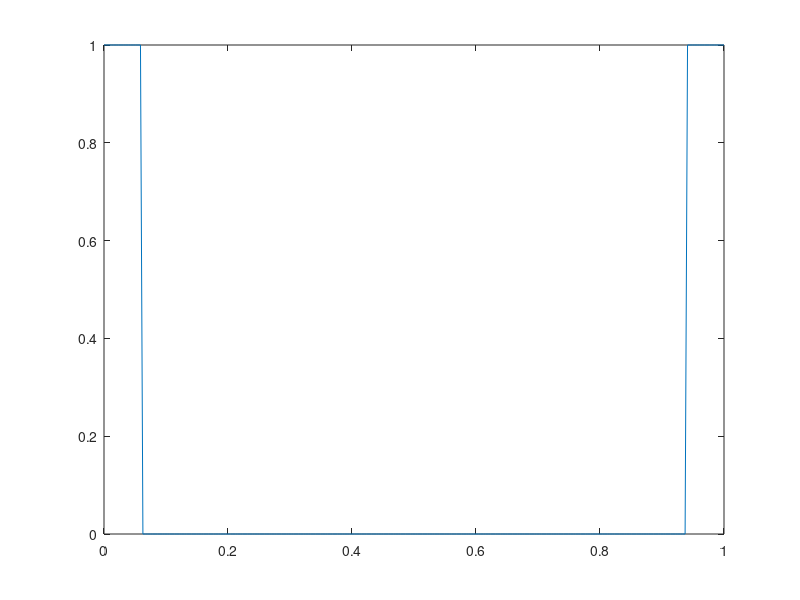
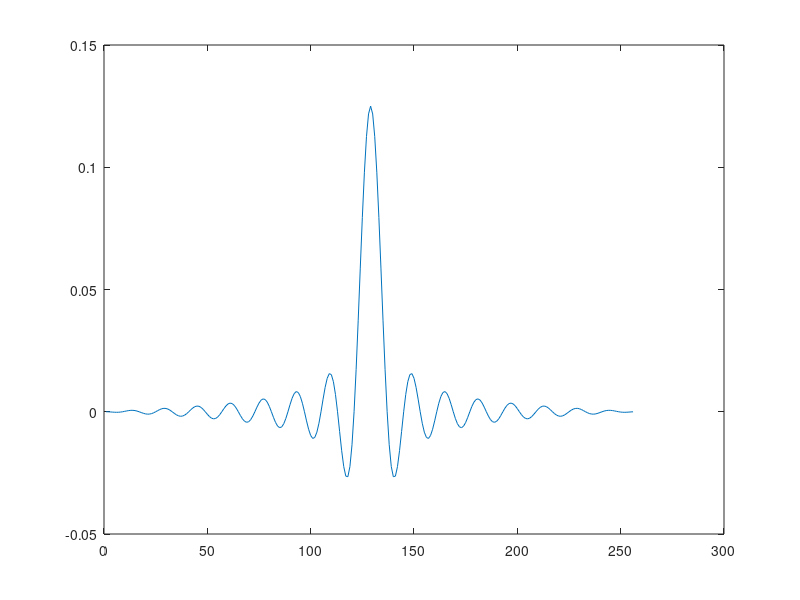
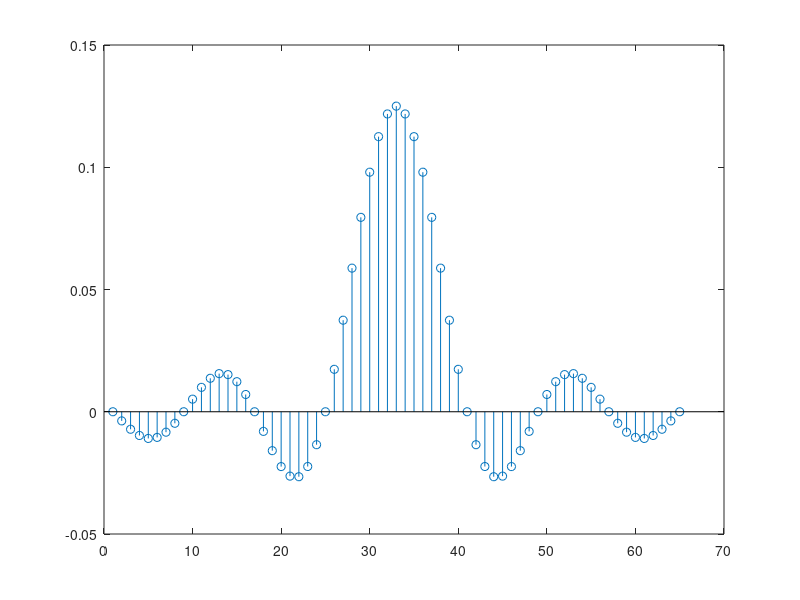
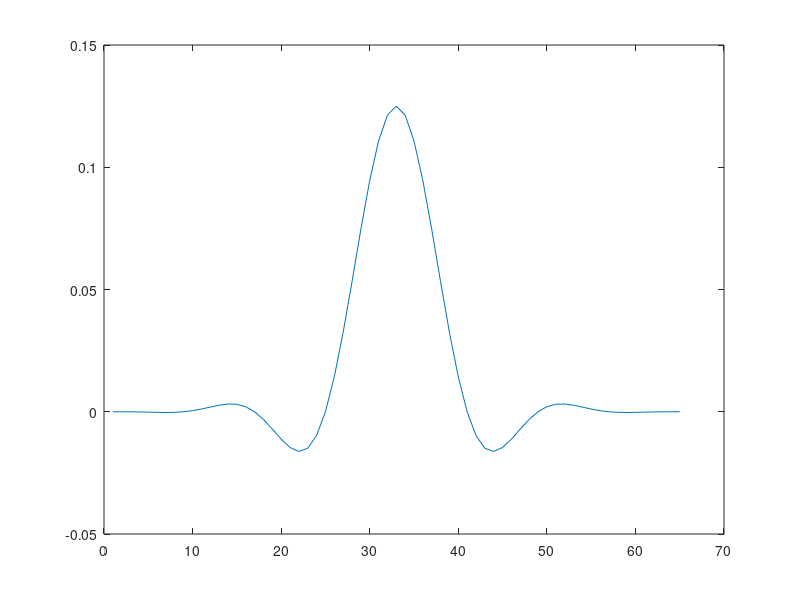

These charts were generated, in order, by the following MATLAB code:
N = 256;
fs = N;
t = linspace(0,1,N);
fc = fs/16;

HK = ones(1,N);

HK(17:N - 16) = 0;
plot(t, HK);


hk = ifftshift(ifft(HK));

figure;
plot(real(hk));


L = 65;
[N, M] = max(hk);

trunc = hk(M - 32: M + 32);

figure;
stem(trunc);

dft = fft(trunc);
figure;
plot(linspace(0,1,L), real(dft));


b = trunc .* blackman(L)';
plot(real(b));

N = 64;
f = 3;
fs = 64;
t = linspace(0,1,N);
x(1:N) = sin (2 * pi * f * t);


r = conv(x, real(b));

figure;
stem(r);
